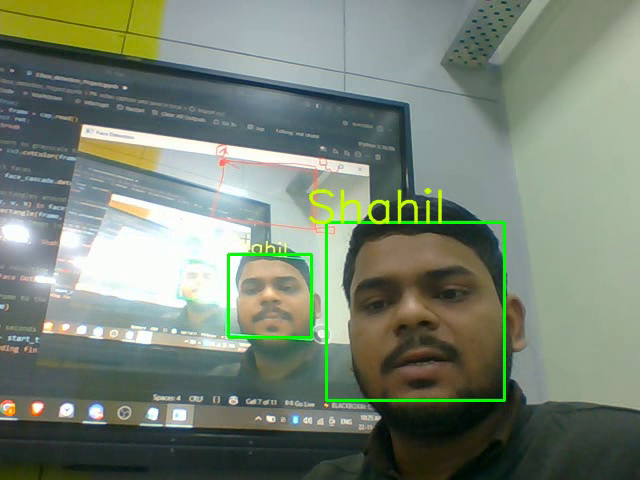
#> input picture frame 22 of 9.Deep_learning/All/1.cv/1.cv_basic/output_face.avi, 640 x 480 px, given in place of the camera
$ jupyter execute 3.face_detection_Project.ipynb   (text cells are left out)
#> lines starting #> are read from the running program, lines starting #| are printed output that depends on the picture; after the words box and inside, x2 and y2 are one past the last pixel; in counts of white or black regions, pixels touching at a corner belong together
[cell 1]
# basic camera access

import cv2

# Capture video from camera
cap = cv2.VideoCapture(0)

while True:
    ret, frame = cap.read()  # Capture a frame
#> frame is the input picture: shape (480, 640, 3); mean B, G, R 116.6, 131.9, 120.1
    if not ret:
        break

    cv2.imshow('Frame', frame)  # Show the frame

    if cv2.waitKey(1) & 0xFF == ord('q'):  # Quit when 'q' is pressed
#> (key q is pressed here)
        break

cap.release()
cv2.destroyAllWindows()

[cell 2]
# Import necessary libraries
import cv2
import numpy as np
# Load the pre-trained Haar cascade classifier for face detection
face_cascade = cv2.CascadeClassifier(cv2.data.haarcascades + 'haarcascade_frontalface_default.xml')

# Start capturing video from the webcam
video_capture = cv2.VideoCapture(0)
if not video_capture.isOpened():
    print("Error accessing the camera")
    exit()
# Main loop to process each video frame
while True:
    # Capture frame-by-frame
    ret, frame = video_capture.read()
    if not ret:
        print("Error reading frame from webcam")
        break

    # Convert the captured frame to grayscale
    gray = cv2.cvtColor(frame, cv2.COLOR_BGR2GRAY)
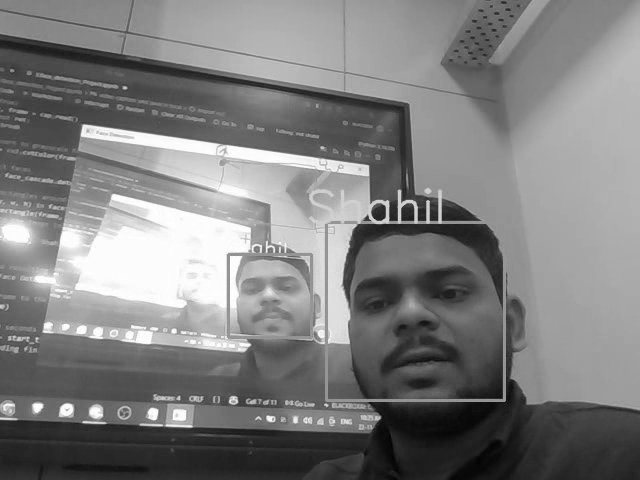
#> gray: shape (480, 640); min 2, max 255, mean 126.6

    # Detect faces in the grayscale image
    faces = face_cascade.detectMultiScale(
        gray,
        scaleFactor=1.1,
        minNeighbors=5,
        minSize=(30, 30)
    )
#> faces = [[228, 253, 83, 83], [327, 223, 174, 174]]

    # Draw a rectangle around each detected face
    for (x, y, w, h) in faces:
        cv2.rectangle(frame, (x, y), (x+w, y+h), (255, 0, 0), 2)
#> this loop made 2 passes
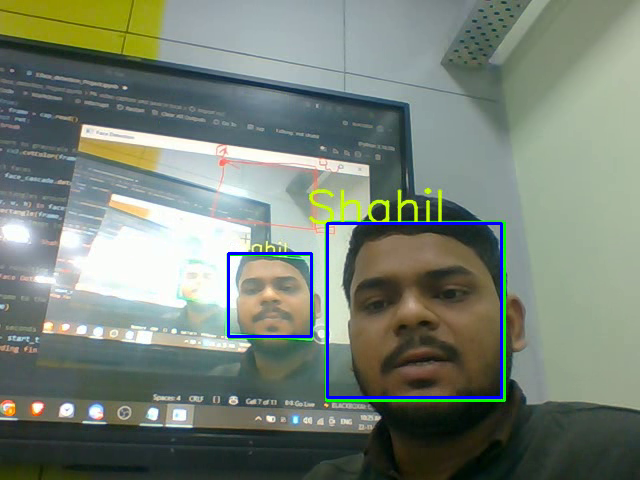
#> frame: shape (480, 640, 3); 1% of pixels changed, all inside (x1, y1, x2, y2) = (227, 222, 503, 399)


    # Display the resulting frame
    cv2.imshow('Face Detection', frame)
    # Break the loop if 'q' is pressed
    if cv2.waitKey(1) & 0xFF == ord('q'):
#> (key q is pressed here)
        break

# Release the video capture object and close all windows
video_capture.release()
cv2.destroyAllWindows()

[cell 3]
import cv2
import time

# Load the Haar cascade for face detection
face_cascade = cv2.CascadeClassifier(cv2.data.haarcascades + 'haarcascade_frontalface_default.xml')

# Open the webcam (0 = default camera)
cap = cv2.VideoCapture(0)

# Check if camera opened successfully
if not cap.isOpened():
    print("Error: Could not open webcam.")
    exit()

# Define the codec and create VideoWriter object
frame_width = int(cap.get(3))
#> frame_width = 640
frame_height = int(cap.get(4))
#> frame_height = 480
out = cv2.VideoWriter('output_face.avi', cv2.VideoWriter_fourcc(*'XVID'), 30.0, (frame_width, frame_height))

start_time = time.time()
duration = 100  # seconds

print("Recording started...")

while True:
    ret, frame = cap.read()
    if not ret:
        break

    # Convert to grayscale for face detection
    gray = cv2.cvtColor(frame, cv2.COLOR_BGR2GRAY)

    # Detect faces
    faces = face_cascade.detectMultiScale(gray, scaleFactor=1.1, minNeighbors=5)

    # Draw rectangles around the faces
    for (x, y, w, h) in faces:
        cv2.rectangle(frame, (x, y), (x+w, y+h), (0, 255, 0), 2)
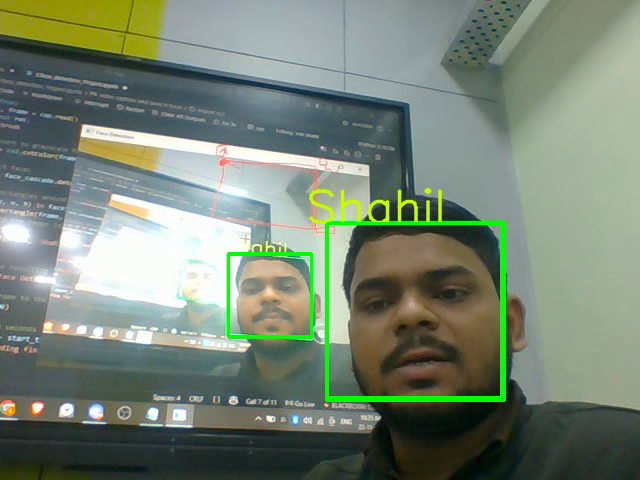
#> frame: shape (480, 640, 3); 0.95% of pixels changed, all inside (x1, y1, x2, y2) = (227, 222, 503, 399)
  # Add text to the image in a s
  # ingle line
    cv2.putText(frame, 'Shahil', (x-20, y), cv2.FONT_HERSHEY_SIMPLEX, 1.5, (0, 255, 200), 2, cv2.LINE_AA)
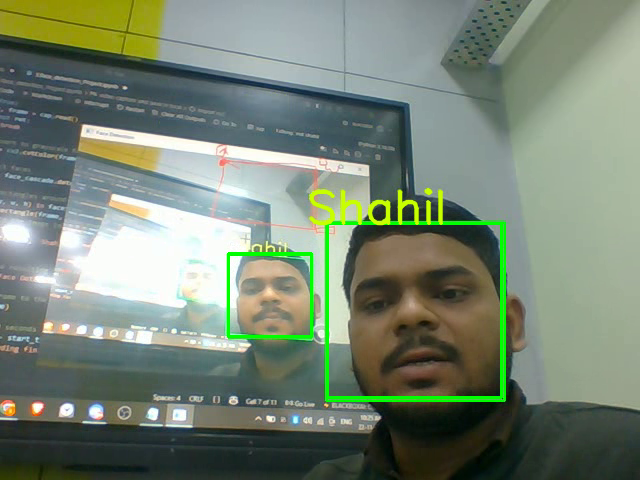
#> frame: shape (480, 640, 3); 0.59% of pixels changed, all inside (x1, y1, x2, y2) = (309, 189, 444, 226)


    # Display the resulting frame
    cv2.imshow('Face Detection', frame)

    # Write the frame to the video file
    out.write(frame)

    # Stop after 10 seconds
    if time.time() - start_time > duration:
        print("Recording finished.")
        break

    # Press 'q' to exit early
    if cv2.waitKey(1) & 0xFF == ord('q'):
#> (key q is pressed here)
        print("Recording stopped by user.")
        break

# Release everything
cap.release()
out.release()
cv2.destroyAllWindows()

[cell 4]
import cv2
import time

# Load the Haar cascade for face detection
face_cascade = cv2.CascadeClassifier(
    cv2.data.haarcascades + 'haarcascade_frontalface_default.xml'
)

# Open the webcam (0 = default camera)
cap = cv2.VideoCapture(0)

# Check if camera opened successfully
if not cap.isOpened():
    print("Error: Could not open webcam.")
    exit()

# Set capture properties (optional, for some webcams)
cap.set(cv2.CAP_PROP_FPS, 30)  # Try to force 30 FPS

# Get frame dimensions
frame_width = int(cap.get(cv2.CAP_PROP_FRAME_WIDTH))
frame_height = int(cap.get(cv2.CAP_PROP_FRAME_HEIGHT))

# Get actual FPS from webcam (some webcams ignore CAP_PROP_FPS)
fps = cap.get(cv2.CAP_PROP_FPS)
#> fps = 30
if fps == 0:  # fallback if camera returns 0
    fps = 30.0

print(f"Recording at {fps} FPS")
#| Recording at 30.0 FPS

# Define the codec and create VideoWriter object
out = cv2.VideoWriter(
    'output_face.avi',
    cv2.VideoWriter_fourcc(*'XVID'),
    fps,  # Match actual capture FPS
    (frame_width, frame_height)
)

start_time = time.time()
duration = 10  # seconds

print("Recording started... Press 'q' to stop.")

while True:
    ret, frame = cap.read()
    if not ret:
        break

    # Convert to grayscale for face detection
    gray = cv2.cvtColor(frame, cv2.COLOR_BGR2GRAY)

    # Detect faces
    faces = face_cascade.detectMultiScale(
        gray,
        scaleFactor=1.1,
        minNeighbors=5
    )

    # Draw rectangles around the faces
    for (x, y, w, h) in faces:
        cv2.rectangle(frame, (x, y), (x + w, y + h), (0, 255, 0), 2)

    # Display the resulting frame
    cv2.imshow('Face Detection', frame)

    # Write the frame to the video file
    out.write(frame)

    # Stop after the set duration
    if time.time() - start_time > duration:
        print("Recording finished.")
        break

    # Press 'q' to exit early
    if cv2.waitKey(1) & 0xFF == ord('q'):
#> (key q is pressed here)
        print("Recording stopped by user.")
        break

# Release resources
cap.release()
out.release()
cv2.destroyAllWindows()

$ run again, starting later in the video
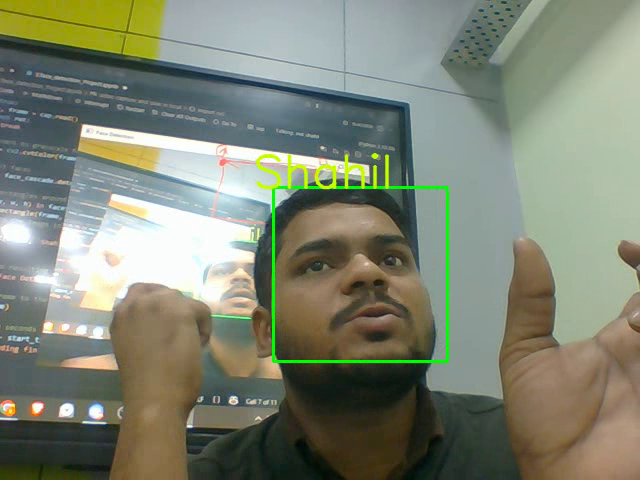
#> input picture frame 101 of 9.Deep_learning/All/1.cv/1.cv_basic/output_face.avi, 640 x 480 px, given in place of the camera
#> frame is the input picture: shape (480, 640, 3); mean B, G, R 115.8, 133.2, 127.4
#> faces = [[273, 187, 173, 173]]
#> the loop `for (x, y, w, h) in faces:` made 1 pass
#> after the loop `for (x, y, w, h) in faces:`:
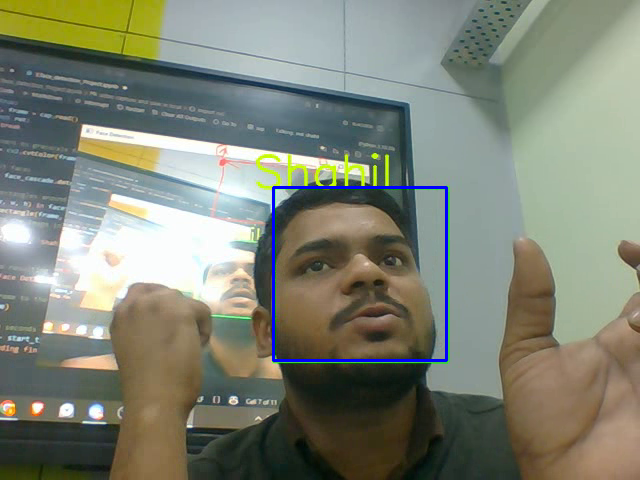
#> frame: shape (480, 640, 3); 0.67% of pixels changed, all inside (x1, y1, x2, y2) = (272, 186, 448, 362)
#> frame_width = 640
#> frame_height = 480
#> `cv2.putText(frame, 'Shahil', (x-20, y), cv2.FONT_HERSHEY_SIMPLEX, 1.5,..`:
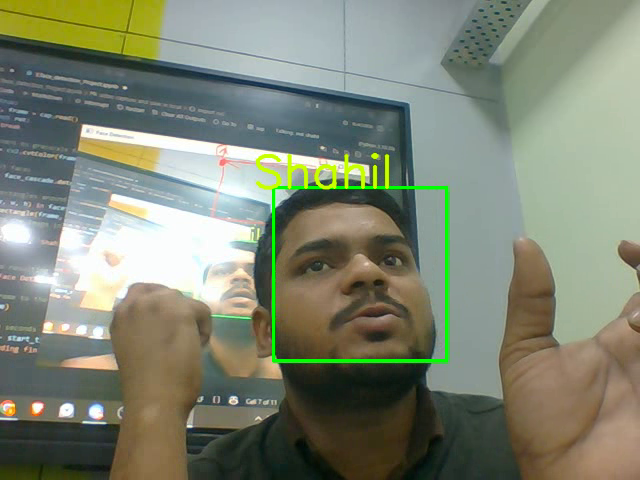
#> frame: shape (480, 640, 3); mean B, G, R 115.5, 133.5, 127.3
#> fps = 30
#| Recording at 30.0 FPS

$ run again, starting later in the video
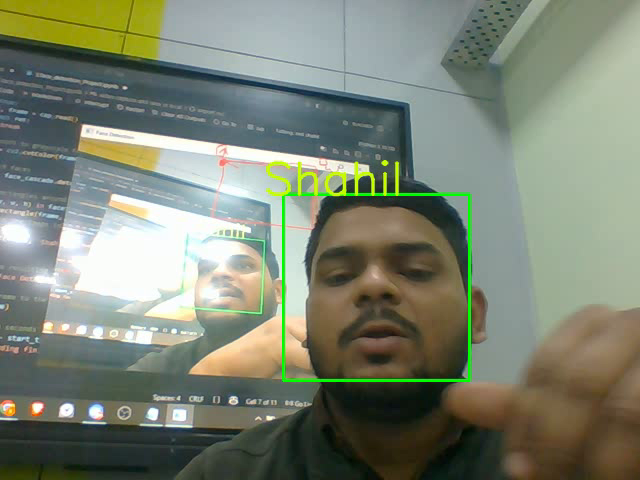
#> input picture frame 180 of 9.Deep_learning/All/1.cv/1.cv_basic/output_face.avi, 640 x 480 px, given in place of the camera
#> frame is the input picture: shape (480, 640, 3); mean B, G, R 115.3, 132, 124.7
#> faces = [[283, 194, 186, 186]]
#> the loop `for (x, y, w, h) in faces:` made 1 pass
#> after the loop `for (x, y, w, h) in faces:`:
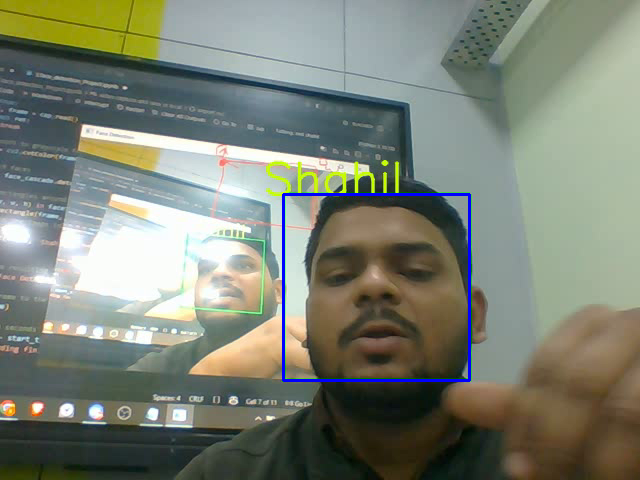
#> frame: shape (480, 640, 3); 0.73% of pixels changed, all inside (x1, y1, x2, y2) = (282, 193, 471, 382)
#> frame_width = 640
#> frame_height = 480
#> `cv2.putText(frame, 'Shahil', (x-20, y), cv2.FONT_HERSHEY_SIMPLEX, 1.5,..`:
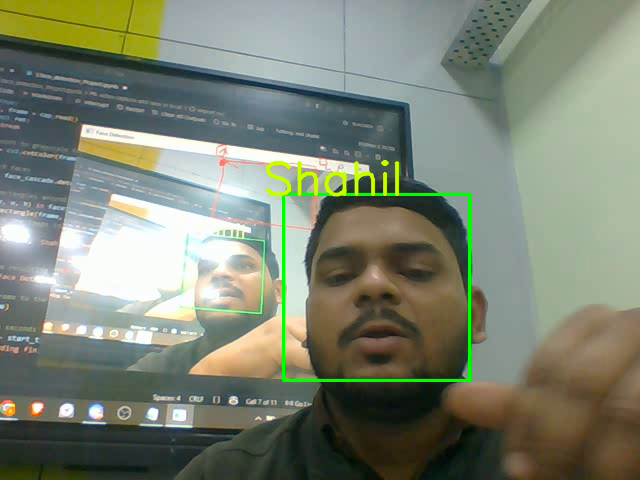
#> frame: shape (480, 640, 3); mean B, G, R 115, 132.2, 124.6
#> fps = 30
#| Recording at 30.0 FPS
